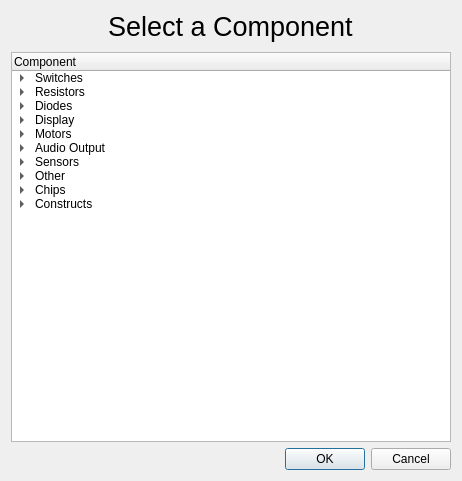
<?xml version="1.0" encoding="UTF-8"?>
<ui version="4.0">
 <class>CreateComponent</class>
 <widget class="QDialog" name="CreateComponent">
  <property name="geometry">
   <rect>
    <x>0</x>
    <y>0</y>
    <width>462</width>
    <height>481</height>
   </rect>
  </property>
  <property name="windowTitle">
   <string>Create Component</string>
  </property>
  <property name="windowIcon">
   <iconset resource="../icons/icons.qrc">
    <normaloff>:/icons/hard-drive.svg</normaloff>:/icons/hard-drive.svg</iconset>
  </property>
  <layout class="QVBoxLayout" name="verticalLayout">
   <item alignment="Qt::AlignHCenter">
    <widget class="QLabel" name="label">
     <property name="font">
      <font>
       <pointsize>20</pointsize>
      </font>
     </property>
     <property name="text">
      <string>Select a Component</string>
     </property>
    </widget>
   </item>
   <item>
    <spacer name="verticalSpacer">
     <property name="orientation">
      <enum>Qt::Vertical</enum>
     </property>
     <property name="sizeType">
      <enum>QSizePolicy::Fixed</enum>
     </property>
     <property name="sizeHint" stdset="0">
      <size>
       <width>20</width>
       <height>4</height>
      </size>
     </property>
    </spacer>
   </item>
   <item>
    <widget class="QTreeWidget" name="componentsTree">
     <property name="editTriggers">
      <set>QAbstractItemView::NoEditTriggers</set>
     </property>
     <property name="showDropIndicator" stdset="0">
      <bool>false</bool>
     </property>
     <property name="selectionBehavior">
      <enum>QAbstractItemView::SelectItems</enum>
     </property>
     <column>
      <property name="text">
       <string>Component</string>
      </property>
     </column>
     <item>
      <property name="text">
       <string>Switches</string>
      </property>
      <item>
       <property name="text">
        <string>Button</string>
       </property>
       <property name="toolTip">
        <string notr="true">Button</string>
       </property>
      </item>
      <item>
       <property name="text">
        <string>4x4 KeyPad</string>
       </property>
       <property name="toolTip">
        <string notr="true">4x4 KeyPad</string>
       </property>
      </item>
     </item>
     <item>
      <property name="text">
       <string>Resistors</string>
      </property>
      <item>
       <property name="text">
        <string>Potentiometer</string>
       </property>
       <property name="toolTip">
        <string notr="true">Potentiometer</string>
       </property>
      </item>
      <item>
       <property name="text">
        <string>Thermistor</string>
       </property>
       <property name="toolTip">
        <string notr="true">Thermistor</string>
       </property>
      </item>
      <item>
       <property name="text">
        <string>Photoresistor</string>
       </property>
       <property name="toolTip">
        <string notr="true">Photoresistor</string>
       </property>
      </item>
     </item>
     <item>
      <property name="text">
       <string>Diodes</string>
      </property>
      <item>
       <property name="text">
        <string>LED</string>
       </property>
       <property name="toolTip">
        <string notr="true">LED</string>
       </property>
      </item>
      <item>
       <property name="text">
        <string>RGB</string>
       </property>
       <property name="toolTip">
        <string notr="true">RGB</string>
       </property>
      </item>
      <item>
       <property name="text">
        <string>7 Segment Digit</string>
       </property>
       <property name="toolTip">
        <string notr="true">7 Segment Digit</string>
       </property>
      </item>
      <item>
       <property name="text">
        <string>4x 7 Segment Digit</string>
       </property>
       <property name="toolTip">
        <string notr="true">4x 7 Segment Digit</string>
       </property>
      </item>
      <item>
       <property name="text">
        <string>8x8 LED Matrix</string>
       </property>
       <property name="toolTip">
        <string notr="true">8x8 LED Matrix</string>
       </property>
      </item>
     </item>
     <item>
      <property name="text">
       <string>Display</string>
      </property>
      <item>
       <property name="text">
        <string>SSD1306 OLED Display</string>
       </property>
       <property name="toolTip">
        <string notr="true">SSD1306 OLED Display</string>
       </property>
      </item>
      <item>
       <property name="text">
        <string>LCD1602 Display</string>
       </property>
       <property name="toolTip">
        <string notr="true">LCD1602 Display</string>
       </property>
      </item>
     </item>
     <item>
      <property name="text">
       <string>Motors</string>
      </property>
      <item>
       <property name="text">
        <string>DC Motor</string>
       </property>
       <property name="toolTip">
        <string notr="true">DC Motor</string>
       </property>
      </item>
      <item>
       <property name="text">
        <string>ULN2003 Stepper Motor Driver</string>
       </property>
       <property name="toolTip">
        <string notr="true">ULN2003 Stepper Motor Driver</string>
       </property>
      </item>
      <item>
       <property name="text">
        <string>Servo Motor</string>
       </property>
       <property name="toolTip">
        <string notr="true">Servo Motor</string>
       </property>
      </item>
     </item>
     <item>
      <property name="text">
       <string>Audio Output</string>
      </property>
      <item>
       <property name="text">
        <string>Active Buzzer</string>
       </property>
       <property name="toolTip">
        <string notr="true">Active Buzzer</string>
       </property>
      </item>
      <item>
       <property name="text">
        <string>Passive Buzzer</string>
       </property>
       <property name="toolTip">
        <string notr="true">Passive Buzzer</string>
       </property>
      </item>
     </item>
     <item>
      <property name="text">
       <string>Sensors</string>
      </property>
      <item>
       <property name="text">
        <string>GY-521 MCU</string>
       </property>
       <property name="toolTip">
        <string notr="true">GY521 MCU</string>
       </property>
      </item>
      <item>
       <property name="text">
        <string>HC-SR501 PIR Motion Sensor</string>
       </property>
       <property name="toolTip">
        <string notr="true">HC-SR501 PIR Motion Sensor</string>
       </property>
      </item>
      <item>
       <property name="text">
        <string>Sound Sensor</string>
       </property>
       <property name="toolTip">
        <string notr="true">Sound Sensor</string>
       </property>
      </item>
      <item>
       <property name="text">
        <string>Water Level Detection Sensor</string>
       </property>
       <property name="toolTip">
        <string notr="true">Water Level Detection Sensor</string>
       </property>
      </item>
      <item>
       <property name="text">
        <string>Ultrasonic Sensor</string>
       </property>
       <property name="toolTip">
        <string notr="true">Ultrasonic Sensor</string>
       </property>
      </item>
      <item>
       <property name="text">
        <string>DHT11 Temp. and Humidity Sensor</string>
       </property>
       <property name="toolTip">
        <string notr="true">DHT11 Temp. and Humidity Sensor</string>
       </property>
      </item>
     </item>
     <item>
      <property name="text">
       <string>Other</string>
      </property>
      <item>
       <property name="text">
        <string>DS1307 RTC Module</string>
       </property>
       <property name="toolTip">
        <string notr="true">DS1307 RTC Module</string>
       </property>
      </item>
      <item>
       <property name="text">
        <string>Rotary Encoder</string>
       </property>
       <property name="toolTip">
        <string notr="true">Rotary Encoder</string>
       </property>
      </item>
      <item>
       <property name="text">
        <string>Joystick</string>
       </property>
       <property name="toolTip">
        <string notr="true">Joystick</string>
       </property>
      </item>
      <item>
       <property name="text">
        <string>IR Receiver</string>
       </property>
       <property name="toolTip">
        <string notr="true">IR Receiver</string>
       </property>
      </item>
     </item>
     <item>
      <property name="text">
       <string>Chips</string>
      </property>
      <item>
       <property name="text">
        <string>L293D</string>
       </property>
       <property name="toolTip">
        <string notr="true">L293D</string>
       </property>
      </item>
      <item>
       <property name="text">
        <string>74HC595 IC</string>
       </property>
       <property name="toolTip">
        <string notr="true">74HC595 IC</string>
       </property>
      </item>
     </item>
     <item>
      <property name="text">
       <string>Constructs</string>
      </property>
      <item>
       <property name="text">
        <string>Button Row</string>
       </property>
       <property name="toolTip">
        <string notr="true">Button Row</string>
       </property>
      </item>
     </item>
    </widget>
   </item>
   <item>
    <widget class="QDialogButtonBox" name="buttonBox">
     <property name="orientation">
      <enum>Qt::Horizontal</enum>
     </property>
     <property name="standardButtons">
      <set>QDialogButtonBox::Cancel|QDialogButtonBox::Ok</set>
     </property>
    </widget>
   </item>
  </layout>
 </widget>
 <resources>
  <include location="../icons/icons.qrc"/>
 </resources>
 <connections>
  <connection>
   <sender>buttonBox</sender>
   <signal>accepted()</signal>
   <receiver>CreateComponent</receiver>
   <slot>accept()</slot>
   <hints>
    <hint type="sourcelabel">
     <x>248</x>
     <y>254</y>
    </hint>
    <hint type="destinationlabel">
     <x>157</x>
     <y>274</y>
    </hint>
   </hints>
  </connection>
  <connection>
   <sender>buttonBox</sender>
   <signal>rejected()</signal>
   <receiver>CreateComponent</receiver>
   <slot>reject()</slot>
   <hints>
    <hint type="sourcelabel">
     <x>316</x>
     <y>260</y>
    </hint>
    <hint type="destinationlabel">
     <x>286</x>
     <y>274</y>
    </hint>
   </hints>
  </connection>
 </connections>
</ui>
